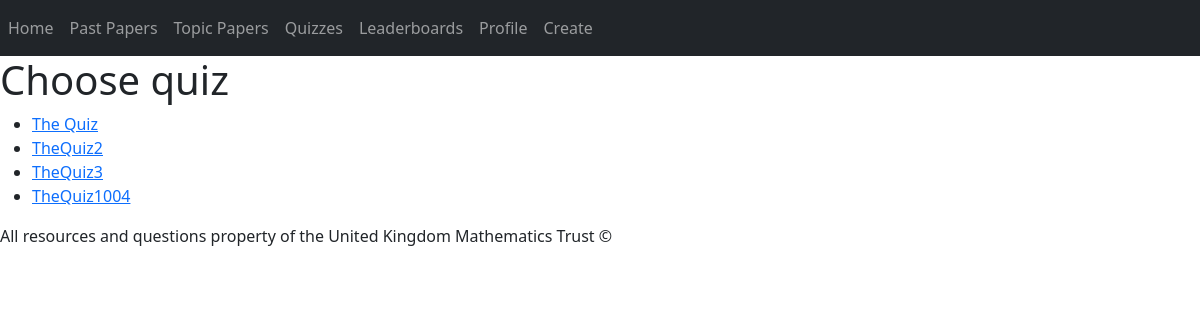
The page /cc3 on the database as committed earlier.
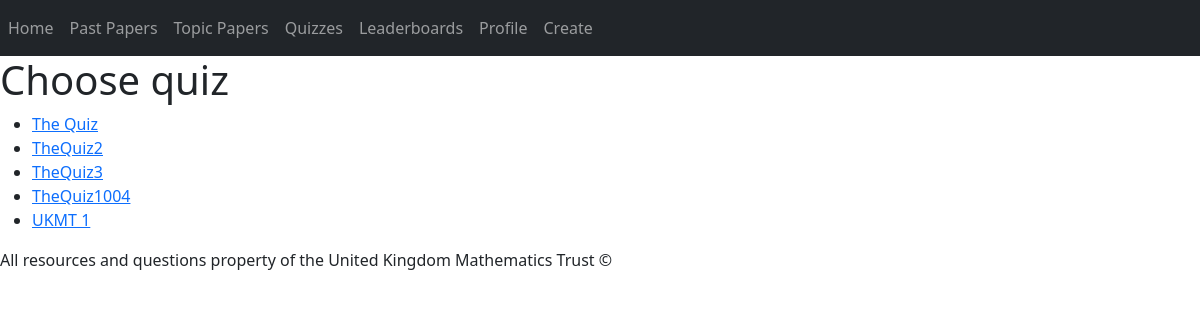
The same page on the database as committed later.
### question/models.py (models this page shows)
class Quiz(models.Model):
    QuizName = models.CharField(max_length=50)
    average = models.IntegerField()
    totalScore = models.IntegerField()
    totalAttempts = models.IntegerField()

### question/views.py (the view)
# urls.py: path("cc3",views.cc3,name="cc3"),
def cc3(request):
    quizzes=Quiz.objects.filter()
    return render(request, "question/cc3.html",{
        "quizzes":quizzes
    })

### question/templates/question/cc3.html
{% extends "question/layout.html" %}
{% block body %}
<h1>Choose quiz</h1>
<ul>
    {% for quiz in quizzes %}
        <li>
            <a href="start{{quiz.id}}">{{quiz.QuizName}}</a>
        </li>
    {% endfor %}
</ul>
{% endblock %}

Rows that differ between the two databases and show on the page:
added Quiz: QuizName "UKMT 1"
